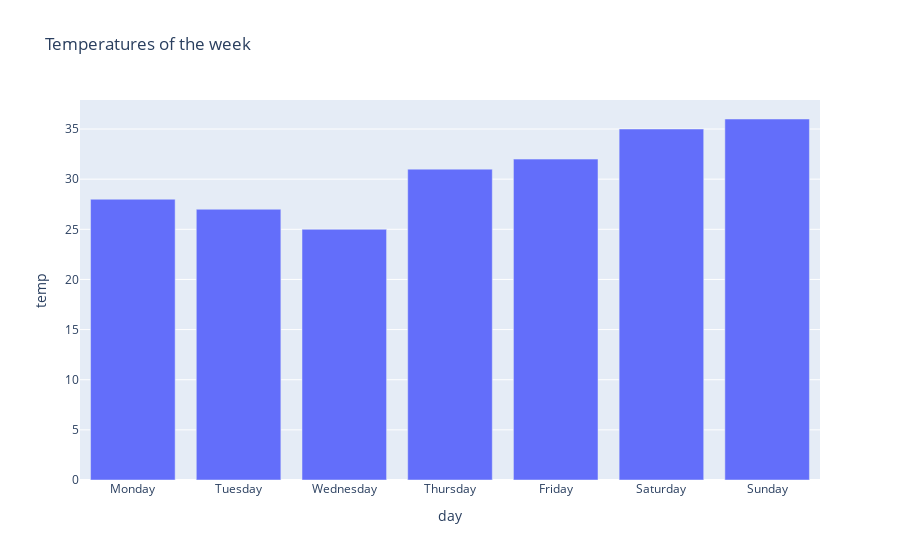

The cell this chart's notebook holds for it:
### Code cell
fig = px.bar(data_frame=df_temps, x="day", y="temp", title="Temperatures of the week")
fig.show()

### Figure 1 — Plotly figure (JSON) as saved in the notebook; plotly's stock layout.template omitted (floating-point values rounded to 4 significant figures)
{"data": [{"alignmentgroup": "True", "hovertemplate": "day=%{x}<br>temp=%{y}<extra></extra>", "legendgroup": "", "marker": {"color": "#636efa"}, "name": "", "offsetgroup": "", "orientation": "v", "showlegend": false, "textposition": "auto", "type": "bar", "x": ["Monday", "Tuesday", "Wednesday", "Thursday", "Friday", "Saturday", "Sunday"], "xaxis": "x", "y": [28, 27, 25, 31, 32, 35, 36], "yaxis": "y"}], "layout": {"barmode": "relative", "legend": {"tracegroupgap": 0}, "title": {"text": "Temperatures of the week"}, "xaxis": {"anchor": "y", "domain": [0, 1], "title": {"text": "day"}}, "yaxis": {"anchor": "x", "domain": [0, 1], "title": {"text": "temp"}}}}
